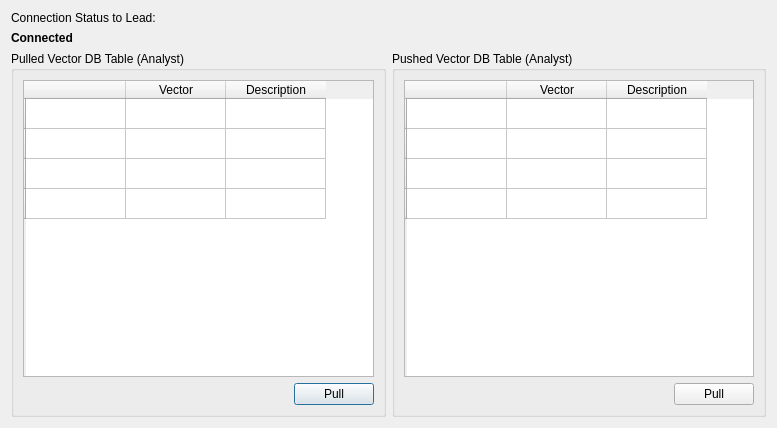
<?xml version="1.0" encoding="UTF-8"?>
<ui version="4.0">
 <class>Dialog</class>
 <widget class="QDialog" name="Dialog">
  <property name="geometry">
   <rect>
    <x>0</x>
    <y>0</y>
    <width>777</width>
    <height>428</height>
   </rect>
  </property>
  <property name="windowTitle">
   <string>Dialog</string>
  </property>
  <layout class="QVBoxLayout" name="verticalLayout_4">
   <item>
    <layout class="QHBoxLayout" name="horizontalLayout_4">
     <item>
      <layout class="QVBoxLayout" name="verticalLayout_3">
       <item>
        <widget class="QLabel" name="vdb_label_connectheader">
         <property name="maximumSize">
          <size>
           <width>16777215</width>
           <height>25</height>
          </size>
         </property>
         <property name="text">
          <string>Connection Status to Lead:</string>
         </property>
        </widget>
       </item>
       <item>
        <widget class="QLabel" name="vdbc_label_connection">
         <property name="maximumSize">
          <size>
           <width>16777215</width>
           <height>25</height>
          </size>
         </property>
         <property name="font">
          <font>
           <weight>75</weight>
           <bold>true</bold>
          </font>
         </property>
         <property name="text">
          <string>Connected</string>
         </property>
        </widget>
       </item>
      </layout>
     </item>
     <item>
      <spacer name="horizontalSpacer_3">
       <property name="orientation">
        <enum>Qt::Horizontal</enum>
       </property>
       <property name="sizeHint" stdset="0">
        <size>
         <width>40</width>
         <height>20</height>
        </size>
       </property>
      </spacer>
     </item>
    </layout>
   </item>
   <item>
    <layout class="QHBoxLayout" name="horizontalLayout_3">
     <item>
      <widget class="QGroupBox" name="groupBox">
       <property name="title">
        <string>Pulled Vector DB Table (Analyst)</string>
       </property>
       <layout class="QVBoxLayout" name="verticalLayout">
        <item>
         <widget class="QTableWidget" name="vdbc_table_pulledvectortable">
          <row>
           <property name="text">
            <string/>
           </property>
          </row>
          <row>
           <property name="text">
            <string/>
           </property>
          </row>
          <row>
           <property name="text">
            <string/>
           </property>
          </row>
          <row>
           <property name="text">
            <string/>
           </property>
          </row>
          <column>
           <property name="text">
            <string/>
           </property>
          </column>
          <column>
           <property name="text">
            <string>Vector</string>
           </property>
          </column>
          <column>
           <property name="text">
            <string>Description</string>
           </property>
          </column>
         </widget>
        </item>
        <item>
         <layout class="QHBoxLayout" name="horizontalLayout">
          <item>
           <spacer name="horizontalSpacer">
            <property name="orientation">
             <enum>Qt::Horizontal</enum>
            </property>
            <property name="sizeHint" stdset="0">
             <size>
              <width>40</width>
              <height>20</height>
             </size>
            </property>
           </spacer>
          </item>
          <item>
           <widget class="QPushButton" name="vdbc_button_pull">
            <property name="text">
             <string>Pull</string>
            </property>
           </widget>
          </item>
         </layout>
        </item>
       </layout>
      </widget>
     </item>
     <item>
      <widget class="QGroupBox" name="groupBox_2">
       <property name="title">
        <string>Pushed Vector DB Table (Analyst)</string>
       </property>
       <layout class="QVBoxLayout" name="verticalLayout_2">
        <item>
         <widget class="QTableWidget" name="vdbc_table_pushedvector">
          <row>
           <property name="text">
            <string/>
           </property>
          </row>
          <row>
           <property name="text">
            <string/>
           </property>
          </row>
          <row>
           <property name="text">
            <string/>
           </property>
          </row>
          <row>
           <property name="text">
            <string/>
           </property>
          </row>
          <column>
           <property name="text">
            <string/>
           </property>
          </column>
          <column>
           <property name="text">
            <string>Vector</string>
           </property>
          </column>
          <column>
           <property name="text">
            <string>Description</string>
           </property>
          </column>
         </widget>
        </item>
        <item>
         <layout class="QHBoxLayout" name="horizontalLayout_2">
          <item>
           <spacer name="horizontalSpacer_2">
            <property name="orientation">
             <enum>Qt::Horizontal</enum>
            </property>
            <property name="sizeHint" stdset="0">
             <size>
              <width>40</width>
              <height>20</height>
             </size>
            </property>
           </spacer>
          </item>
          <item>
           <widget class="QPushButton" name="vdbc_button_pull_2">
            <property name="text">
             <string>Pull</string>
            </property>
           </widget>
          </item>
         </layout>
        </item>
       </layout>
      </widget>
     </item>
    </layout>
   </item>
  </layout>
 </widget>
 <resources/>
 <connections/>
</ui>
